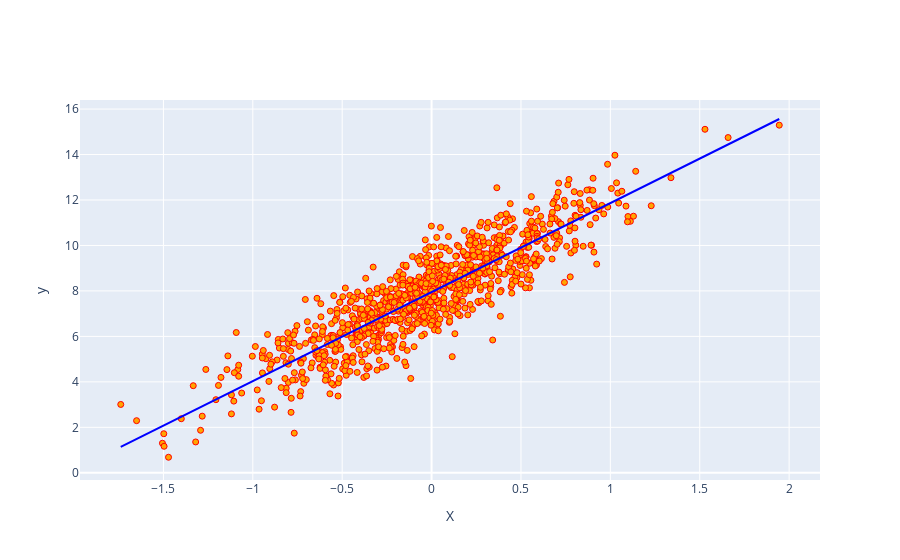

Notebook code for this chart:
### Markdown cell above
Given a vector of inputs $X^T=(X_1,X_2,\ldots,X_p)$, we predict the output $Y$ via the model

$$\hat{Y}=\hat{\beta}_0+\sum_{j=1}^pX_j\hat{\beta}_j$$

where $\hat{\beta}_0$ is the intercept, also known as the *bias* in machine learning. Often it is convenient to include the constant variable $1$ in X, include $\hat{\beta}_0$ in the vector of coefficients $\hat{\beta}$, and then write the linear model in vector form as an inner product

$$\hat{Y}=X^T\hat{\beta}$$

Here we are modeling a single output, so $\hat{Y}$ is a scalar; in general $\hat{Y}$ can be a $K$-vector, in which case $\beta$ would be a $p\times K$ matrix of coefficients. In the $(p+1)$-dimensional input-output space, $(X,\hat{Y})$ represents a hyperplane. If the constant is included in $X$, then the hyperplane includes the origin and is a subspace; if not, it is an affine set cutting the $Y$-axis at the point $(0,\hat{\beta}_0)$. 

Viewed as a function over the $p$-dimensional input space, $f(X)=X^T\beta$ is linear, and the gradient $f'(X)=\beta$ is a vector in input space that points in the steepest uphill direction.

A popular approach to fitting the model the a set of training data is by *least squares*. In this approach, we pick the coefficients $\beta$ that minimize the residual sum of squares

$$RSS(\beta)=\sum_{i=1}^n(y_i-x_i^T\beta)^2$$

$RSS(\beta)$ is a quadratic function of these parameters, and hence its maximum always exists, but may not be unique. The solution is easiest to characterize in matrix notation.

$$RSS(\beta)=(\mathbf{y}-\mathbf{X}\beta)^T(\mathbf{y}-\mathbf{X}\beta)$$

where $\mathbf{X}$ is an $N\times p$ matrix with each row an input vector, and $\mathbf{y}$ is an $N$-vector of the outputs in the training set. Differentiating w.r.t $\beta$ we get the *normal equations*

$$\mathbf{X}^T(\mathbf{y}-\mathbf{X}\beta)=0$$

If $\mathbf{X^T}$ is nonsingular, then the unique solution is given by

$$\hat{\beta}=(\mathbf{X}^T\mathbf{X})^{-1}\mathbf{X}^T\mathbf{y}$$

and the fitted value at the $i$th input $x_i$ is $\hat{y}_i=\hat{y}(x_i)=x_i^T\hat{\beta}$. At an arbitrary input $x_0$ the prediction is $\hat{y}(x_0)=x_0^T\hat{\beta}$. The entire fitted surface is characterized by the $p$ parameters $\hat{\beta}$.

### Code cell
n_samples = 1_000
x = np.random.normal(loc=0, scale=0.5, size=(n_samples, ))
y = 4 * x + 8 + np.random.normal(loc=0, scale=1, size=(n_samples, ))

lg = LinearRegression()
lg.fit(x.reshape(-1, 1), y.reshape(-1, 1))
l = np.linspace(x.min(), x.max())
g = lg.predict(l.reshape(-1, 1)).reshape(len(l), )

fig = go.Figure()

fig.add_trace(
    go.Scatter(
        x=x,
        y=y,
        mode='markers',
        marker=dict(
            color='orange',
            line=dict(
                color='red',
                width=1,
            )
        )
    )
)


fig.add_trace(
    go.Scatter(
        x=l,
        y=g,
        mode='lines',
        line=dict(
            color='blue'
        )
        
    )
)


fig.update_layout(
    xaxis_title='X',
    yaxis_title='y',
    showlegend=False,

)

### Figure 1 — Plotly figure (JSON) as saved in the notebook; plotly's stock layout.template omitted (floating-point values rounded to 4 significant figures; data arrays with more than 128 entries replaced by an {"elided": "..."} marker saying what was removed)
{"data": [{"marker": {"color": "orange", "line": {"color": "red", "width": 1}}, "mode": "markers", "type": "scatter", "x": {"elided": "1000 float values"}, "y": {"elided": "1000 float values"}}, {"line": {"color": "blue"}, "mode": "lines", "type": "scatter", "x": [-1.739, -1.663, -1.588, -1.513, -1.438, -1.363, -1.288, -1.212, -1.137, -1.062, -0.9869, -0.9117, -0.8366, -0.7614, -0.6862, -0.6111, -0.5359, -0.4607, -0.3855, -0.3104, -0.2352, -0.16, -0.08486, -0.009688, 0.06548, 0.1407, 0.2158, 0.291, 0.3662, 0.4413, 0.5165, 0.5917, 0.6669, 0.742, 0.8172, 0.8924, 0.9675, 1.043, 1.118, 1.193, 1.268, 1.343, 1.419, 1.494, 1.569, 1.644, 1.719, 1.794, 1.87, 1.945], "y": [1.141, 1.435, 1.73, 2.024, 2.318, 2.613, 2.907, 3.201, 3.496, 3.79, 4.084, 4.379, 4.673, 4.967, 5.262, 5.556, 5.85, 6.144, 6.439, 6.733, 7.027, 7.322, 7.616, 7.91, 8.205, 8.499, 8.793, 9.088, 9.382, 9.676, 9.971, 10.26, 10.56, 10.85, 11.15, 11.44, 11.74, 12.03, 12.33, 12.62, 12.91, 13.21, 13.5, 13.8, 14.09, 14.39, 14.68, 14.97, 15.27, 15.56]}], "layout": {"showlegend": false, "xaxis": {"title": {"text": "X"}}, "yaxis": {"title": {"text": "y"}}}}
